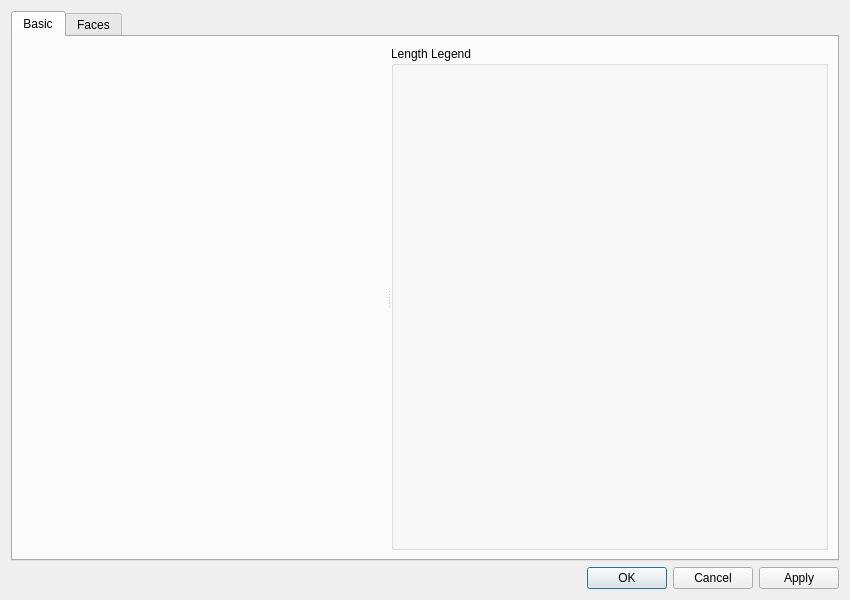
<?xml version="1.0" encoding="UTF-8"?>
<ui version="4.0">
 <class>Post3dWindowNodeVectorArrowGroupDataItem_PropertyDialog</class>
 <widget class="QDialog" name="Post3dWindowNodeVectorArrowGroupDataItem_PropertyDialog">
  <property name="geometry">
   <rect>
    <x>0</x>
    <y>0</y>
    <width>850</width>
    <height>600</height>
   </rect>
  </property>
  <property name="windowTitle">
   <string>Arrows Setting</string>
  </property>
  <layout class="QVBoxLayout" name="verticalLayout_8">
   <item>
    <widget class="QTabWidget" name="tabWidget">
     <property name="currentIndex">
      <number>0</number>
     </property>
     <widget class="QWidget" name="basicTab">
      <attribute name="title">
       <string>Basic</string>
      </attribute>
      <layout class="QVBoxLayout" name="verticalLayout_2">
       <item>
        <widget class="QSplitter" name="basicSplitter">
         <property name="orientation">
          <enum>Qt::Horizontal</enum>
         </property>
         <widget class="QWidget" name="layoutWidget">
          <layout class="QVBoxLayout" name="verticalLayout">
           <item>
            <widget class="ArrowsLengthSettingEditWidget" name="lengthSettingWidget" native="true"/>
           </item>
           <item>
            <spacer name="verticalSpacer">
             <property name="orientation">
              <enum>Qt::Vertical</enum>
             </property>
             <property name="sizeHint" stdset="0">
              <size>
               <width>20</width>
               <height>17</height>
              </size>
             </property>
            </spacer>
           </item>
          </layout>
         </widget>
         <widget class="QGroupBox" name="legendTextGroupBox">
          <property name="title">
           <string>Length Legend</string>
          </property>
          <layout class="QVBoxLayout" name="verticalLayout_4">
           <item>
            <widget class="ArrowsLegendSettingEditWidget" name="legendWidget" native="true"/>
           </item>
          </layout>
         </widget>
        </widget>
       </item>
      </layout>
     </widget>
     <widget class="QWidget" name="faceTab">
      <attribute name="title">
       <string>Faces</string>
      </attribute>
      <layout class="QVBoxLayout" name="verticalLayout_6" stretch="1,0">
       <item>
        <widget class="QSplitter" name="facesSplitter">
         <property name="orientation">
          <enum>Qt::Horizontal</enum>
         </property>
         <widget class="QListWidget" name="faceListWidget">
          <property name="sizePolicy">
           <sizepolicy hsizetype="Expanding" vsizetype="Expanding">
            <horstretch>0</horstretch>
            <verstretch>0</verstretch>
           </sizepolicy>
          </property>
         </widget>
         <widget class="QWidget" name="layoutWidget2">
          <layout class="QHBoxLayout" name="horizontalLayout_2">
           <item>
            <layout class="QVBoxLayout" name="verticalLayout_3">
             <item>
              <widget class="Post3dWindowFaceSettingEditWidget" name="faceSettingWidget" native="true"/>
             </item>
             <item>
              <spacer name="verticalSpacer_2">
               <property name="orientation">
                <enum>Qt::Vertical</enum>
               </property>
               <property name="sizeHint" stdset="0">
                <size>
                 <width>20</width>
                 <height>40</height>
                </size>
               </property>
              </spacer>
             </item>
            </layout>
           </item>
           <item>
            <layout class="QVBoxLayout" name="verticalLayout_5">
             <item>
              <widget class="Structured3dFilteringSettingEditWidget" name="filteringWidget" native="true"/>
             </item>
             <item>
              <widget class="ArrowsColorSettingEditSmallWidget" name="colorSettingWidget" native="true"/>
             </item>
             <item>
              <widget class="ArrowsShapeSettingEditWidget" name="shapeWidget" native="true"/>
             </item>
             <item>
              <spacer name="verticalSpacer_4">
               <property name="orientation">
                <enum>Qt::Vertical</enum>
               </property>
               <property name="sizeHint" stdset="0">
                <size>
                 <width>20</width>
                 <height>40</height>
                </size>
               </property>
              </spacer>
             </item>
            </layout>
           </item>
          </layout>
         </widget>
        </widget>
       </item>
       <item>
        <layout class="QHBoxLayout" name="horizontalLayout">
         <item>
          <widget class="QPushButton" name="faceAddButton">
           <property name="text">
            <string>&amp;Add</string>
           </property>
          </widget>
         </item>
         <item>
          <widget class="QPushButton" name="faceRemoveButton">
           <property name="text">
            <string>&amp;Remove</string>
           </property>
          </widget>
         </item>
         <item>
          <spacer name="horizontalSpacer_3">
           <property name="orientation">
            <enum>Qt::Horizontal</enum>
           </property>
           <property name="sizeHint" stdset="0">
            <size>
             <width>40</width>
             <height>20</height>
            </size>
           </property>
          </spacer>
         </item>
        </layout>
       </item>
      </layout>
     </widget>
    </widget>
   </item>
   <item>
    <widget class="QDialogButtonBox" name="buttonBox">
     <property name="orientation">
      <enum>Qt::Horizontal</enum>
     </property>
     <property name="standardButtons">
      <set>QDialogButtonBox::Apply|QDialogButtonBox::Cancel|QDialogButtonBox::Ok</set>
     </property>
    </widget>
   </item>
  </layout>
 </widget>
 <customwidgets>
  <customwidget>
   <class>Post3dWindowFaceSettingEditWidget</class>
   <extends>QWidget</extends>
   <header>post/post3d/post3dwindowfacesettingeditwidget.h</header>
   <container>1</container>
  </customwidget>
  <customwidget>
   <class>ArrowsLegendSettingEditWidget</class>
   <extends>QWidget</extends>
   <header>guicore/arrows/arrowslegendsettingeditwidget.h</header>
   <container>1</container>
  </customwidget>
  <customwidget>
   <class>ArrowsLengthSettingEditWidget</class>
   <extends>QWidget</extends>
   <header>guicore/arrows/arrowslengthsettingeditwidget.h</header>
   <container>1</container>
  </customwidget>
  <customwidget>
   <class>ArrowsShapeSettingEditWidget</class>
   <extends>QWidget</extends>
   <header>guicore/arrows/arrowsshapesettingeditwidget.h</header>
   <container>1</container>
  </customwidget>
  <customwidget>
   <class>ArrowsColorSettingEditSmallWidget</class>
   <extends>QWidget</extends>
   <header>guicore/arrows/arrowscolorsettingeditsmallwidget.h</header>
   <container>1</container>
  </customwidget>
  <customwidget>
   <class>Structured3dFilteringSettingEditWidget</class>
   <extends>QWidget</extends>
   <header>guicore/filter/structured3dfilteringsettingeditwidget.h</header>
   <container>1</container>
  </customwidget>
 </customwidgets>
 <resources/>
 <connections>
  <connection>
   <sender>buttonBox</sender>
   <signal>accepted()</signal>
   <receiver>Post3dWindowNodeVectorArrowGroupDataItem_PropertyDialog</receiver>
   <slot>accept()</slot>
   <hints>
    <hint type="sourcelabel">
     <x>257</x>
     <y>513</y>
    </hint>
    <hint type="destinationlabel">
     <x>157</x>
     <y>274</y>
    </hint>
   </hints>
  </connection>
  <connection>
   <sender>buttonBox</sender>
   <signal>rejected()</signal>
   <receiver>Post3dWindowNodeVectorArrowGroupDataItem_PropertyDialog</receiver>
   <slot>reject()</slot>
   <hints>
    <hint type="sourcelabel">
     <x>325</x>
     <y>513</y>
    </hint>
    <hint type="destinationlabel">
     <x>286</x>
     <y>274</y>
    </hint>
   </hints>
  </connection>
 </connections>
</ui>
